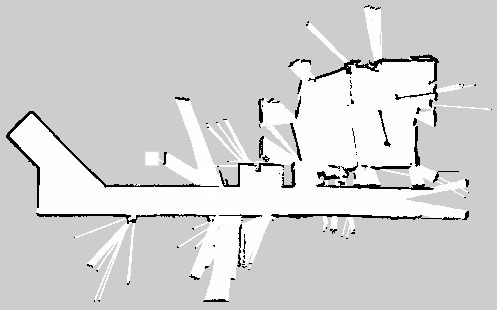
#> input picture adaptive_local_planner/sim/map.pgm, 497 x 310 px
$ python binarize.py ../../adaptive_local_planner/sim/map.pgm
#> lines starting #> are read from the running program, lines starting #| are printed output that depends on the picture
#! /usr/bin/python
import cv2
import sys
import os
import ntpath

f = sys.argv[1]
print('Binarizing ',f)
name = ntpath.basename(f)
dir =  os.path.dirname(f)
im_gray = cv2.imread(f, cv2.IMREAD_GRAYSCALE)
#> im_gray is the input picture: shape (310, 497); min 0, max 255, mean 210.7
#THRESH_BINARY_INV
if(len(sys.argv) > 2):
    thresh = 130
    im_bw = cv2.threshold(im_gray, thresh, 255, cv2.THRESH_BINARY_INV)[1]
else:
    (thresh, im_bw) = cv2.threshold(im_gray, 128, 255, cv2.THRESH_BINARY | cv2.THRESH_OTSU)
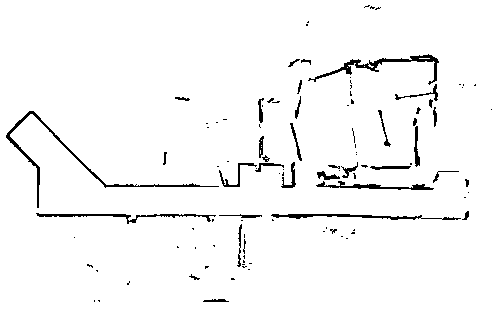
#> im_bw: shape (310, 497); 96.7% white; black in thin lines or dots
#> thresh = 83
cv2.imwrite(dir + '/bin_' + name, im_bw)
